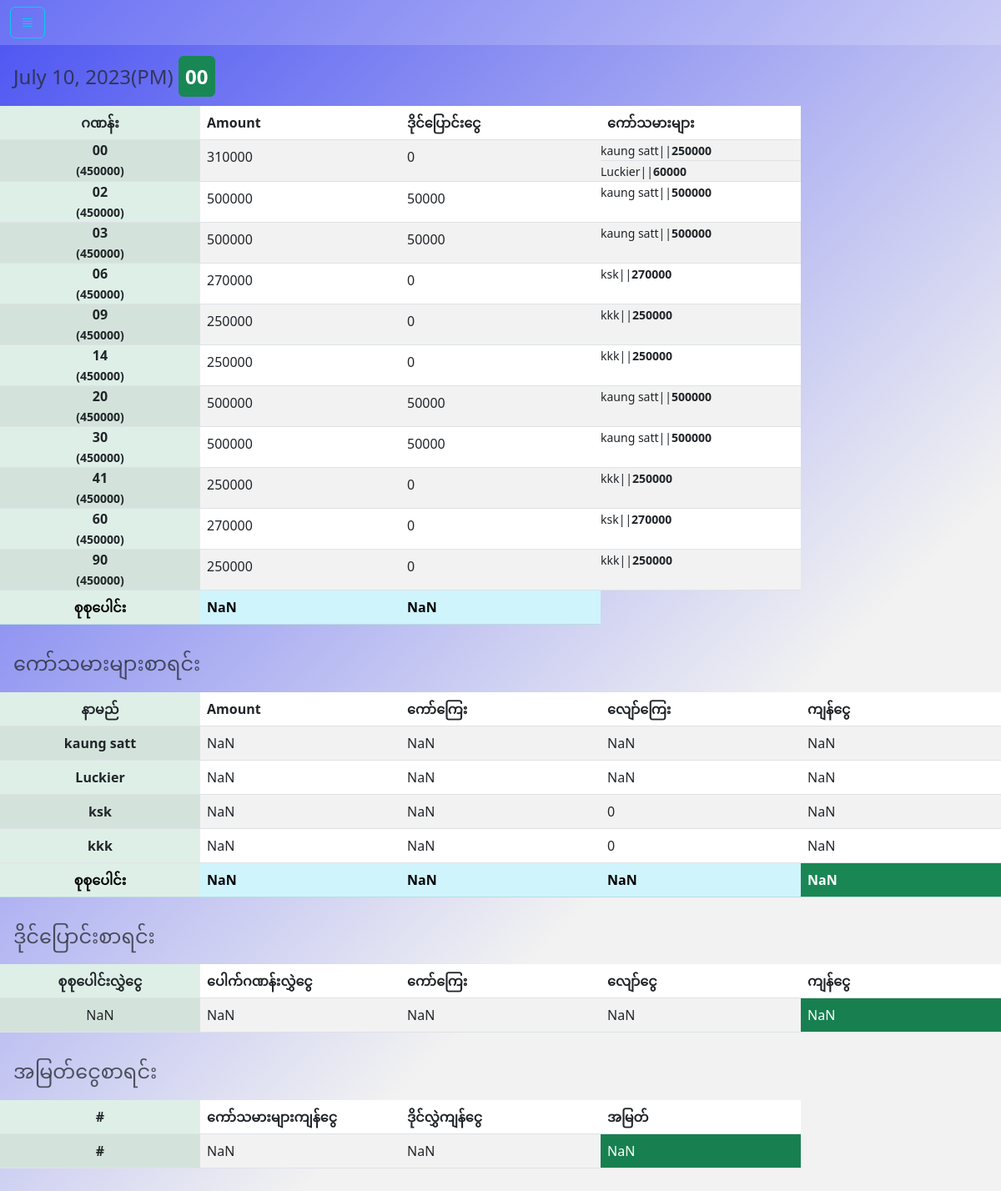
The app's page /history/13 (signed in) with its own data.
### twoD/models.py (models this page shows, shortened)
class Archive(models.Model):
    user = models.ForeignKey('User', models.CASCADE, related_name='ArchiveUser')
    archiveNum = models.ManyToManyField('ArchiveNum', related_name='ArchiveNums')
    session = models.ForeignKey('Seccion', models.CASCADE, related_name='ArchiveSession')
    jp = models.ForeignKey('Number', models.CASCADE, related_name='ArchiveJP', blank=True, null=True)
    total = models.IntegerField()
    transfer = models.IntegerField()

class Seccion(models.Model):
    date = models.DateField(default=timezone.now)
    ampm = models.CharField(max_length=3, default=getAmPm)

class Number(models.Model):
    num = models.CharField(max_length=3)

class ArchiveNum(models.Model):
    num = models.ForeignKey('Number', models.CASCADE, related_name='ArchiveNumNum')
    amount = models.IntegerField()
    limit = models.IntegerField(blank=True, null=True)
    archiveLog = models.ManyToManyField('ArchiveNumLog', related_name='archive_logs')

class ArchiveNumLog(models.Model):
    comm = models.ForeignKey('Commission', models.CASCADE, related_name='ArchiveNumLogComm', blank=True, null=True)
    amount = models.IntegerField()
    commRate = models.FloatField(default=0)

class Commission(models.Model):
    user = models.ForeignKey('User', models.CASCADE, related_name='CommissionUser')
    name = models.CharField(max_length=50)
    com_rate = models.FloatField()

### twoD/views.py (the view)
# urls.py: path('history/<int:id>', views.history, name='history'),
@login_required(login_url='/login')
def history(request, id):
    arc = get_object_or_404(Archive, user=request.user, pk=id)
    return render(request, 'twoD/history.html', {'arc': arc})

### twoD/templatetags/custom_tags.py (called while the page is built)
def subtract(value, arg):
    return value - arg

### twoD/templates/twoD/history.html (shortened to what this page needs)
{% extends "twoD/layout.html" %}
{% load custom_tags %}
{% load static %}
{% block body %}
<table class="table table-striped caption-top mb-4">
    <caption class='ms-3 mb-1'><h4>{{ arc.session.date }}({{ arc.session.ampm }}){% if arc.jp %} <b  class='text-bg-success rounded p-2' id='jpNum' data-id='{{ arc.jp.id }}'>{{ arc.jp.num }}</b>{% else %}<small class='text-warning ms-2'>(No JackPot Number)</small>{% endif %}</h4></caption>
    <thead>
      <tr>
        <th scope="col">ဂဏန်း</th>
        <th scope="col">Amount</th>
        <th scope="col">ဒိုင်ပြောင်းငွေ</th>
        <th scope="col">ကော်သမားများ</th>
      </tr>
    </thead>
    <tbody>
        {% for num in arc.archiveNum.all %}
        <tr {% if num.num.id == arc.jp.id %} class='text-bg-success'{% endif %}>
            <th scope="row" class='p-0'>
              <p class='m-0'>{{ num.num.num }}</p>
              <small class='m-0'>{% if num.limit %}({{ num.limit }}){% else %}(ဘရိတ်မပါ){% endif %}</small>
            </th>
            <td class='amounts'>{{ num.amount }}</td>
            <td class='transfers' data-num='{{ num.num.id }}'>
              {% if num.limit %}
              {% if num.amount > num.limit%}
              {{ num.amount|subtract:num.limit }}
              {% else %}
              0{% endif %}
              {% else %}0{% endif %}
            </td>
            <td class='p-0'>
              <ul class="list-group list-group-flush" style='height: fit-content;'>
                {% for log in num.archiveLog.all %}
                  {% if log.comm %}
                  <li class="list-group-item p-0" style="background-color: transparent;"><small>{{ log.comm.name }}||<b class='commsAmount' data-num='{{ num.num.id }}'  data-rate='{{ log.commRate }}' data-name='{{ log.comm.name }}' data-id='{{ log.comm.id }}'>{{ log.amount }}</b></small></li>
                  {% else %}
                  <li class="list-group-item p-0" style="background-color: transparent;"><small>ကိုယ်တိုင်||<b class='commsAmount' data-num='{{ num.num.id }}' data-name='No Commission' data-rate='{{ log.commRate }}' data-id=''>{{ log.amount }}</b></small></li>
                  {% endif %}
                {% endfor %}
              </ul>
            </td>
        </tr>
        {% endfor %}
    </tbody>
    <tfoot>
      <tr class="table-info">
        <th scope='row'>စုစုပေါင်း</th>
        <td><b id='total'></b></td>
        <td><b id='totalTransfer'></b></td>
      </tr>
    </tfoot>
</table>
<table class="table table-striped caption-top mb-4">
  <caption class='ms-3 mb-1'><h4>ကော်သမားများစာရင်း</h4></caption>
  <thead>
    <tr id='commTHead'>
      <th scope="col">နာမည်</th>
      <th scope="col">Amount</th>
      <th scope="col">ကော်ကြေး</th>
      <th scope="col" class='payout'>လျော်ကြေး</th>
      <th scope="col">ကျန်ငွေ</th>
    </tr>
  </thead>
  <tbody id='commTBody'>
  </tbody>
  <tfoot>
    <tr class="table-info">
      <th scope='row'>စုစုပေါင်း</th>
      <td><b id='totalAmount'></b></td>
      <td><b id='totalCommFee'></b></td>
      <td><b id='totalPO' class='payout'></b></td>
      <td><b id='totalGet'></b></td>
    </tr>
  </tfoot>
</table>
<table class="table table-striped caption-top  mb-4">
  <caption class='ms-3 mb-1'><h4>ဒိုင်ပြောင်းစာရင်း</h4></caption>
  <thead>
    <tr>
      <th scope="col">စုစုပေါင်းလွှဲငွေ</th>
      <th scope="col">ပေါက်ဂဏန်းလွှဲငွေ</th>
      <th scope="col">ကော်ကြေး</th>
      <th scope="col">လျော်ငွေ</th>
      <th scope="col">ကျန်ငွေ</th>
    </tr>
  </thead>
  <tbody id='transferBody'>
  </tbody>
</table>
<table id='profitTable' class="table table-striped caption-top">
  <caption class='ms-3 mb-1'><h4>အမြတ်ငွေစာရင်း</h4></caption>
  <thead>
    <tr>
      <th scope="col">#</th>
      <th scope="col">ကော်သမားများကျန်ငွေ</th>
      <th scope="col">ဒိုင်လွှဲကျန်ငွေ</th>
      <th scope="col">အမြတ်</th>
    </tr>
  </thead>
  <tbody id='profitBody'>
  </tbody>
</table>
<div style='height: 100px;'></div>
{% endblock %}

### twoD/static/twoD/styles.css (style rules this page uses)
:root, :root.light { --lig--color: #DEEFE7; --drk--color: #262626; --bg--color: #DEEFE7; --bg--txt: #002b56; --btn--pri: #159A9C; --btn--hov: #116a80; --crd--color: #FFFFFF; --crd--txt: #002952; --crd--hov: #ebebeb; --shd--color: #2e2e28; --shd-l1: 6px 6px 12px #117b7d, -6px -6px 12px #19b9bb; --shd-l2: 8px 8px 16px #10787a, -8px -8px 16px #1abcbe; --shd-l3: 10px 10px 20px #107475, -10px -10px 20px #1ac1c3; --shd-in: inset 10px 10px 20px #107475, inset -10px -10px 20px #1ac1c3; --bg--moz: -moz-linear-gradient(135deg, rgba(75,83,242,1) 0%, rgba(242,242,242,1) 66%); --bg--grd: linear-gradient(135deg, rgba(75,83,242,1) 0%, rgba(242,242,242,1) 66%); }
body { -webkit-background-size: cover; -moz-background-size: cover; -o-background-size: cover; background-size: cover; background-repeat: no-repeat; background-image: var(--bg--moz); background-image: var(--bg--grd); color: var(--bg--txt); background-attachment: fixed; }
table { width: fit-content !important; height: 100%; border-collapse: collapse; table-layout: auto; }
thead { position: sticky; top: 0; background-color: #f2f2f2; z-index: 5; }
th, td { padding: 8px; width: 15rem !important; }
th:first-child, td:first-child { position: sticky; left: 0; width: 40px; text-align: center; background-color: var(--lig--color); }

### records on screen
Archive: session "July 10, 2023", session.ampm "PM", jp.num "00"
ArchiveNum: num.num "00", limit "450000", amount "310000"
ArchiveNumLog: comm.name "kaung satt", amount "250000"
ArchiveNumLog: comm.name "Luckier", amount "60000"
ArchiveNum: num.num "02", limit "450000", amount "500000", amount|subtract "50000"
ArchiveNumLog: comm.name "kaung satt", amount "500000"
ArchiveNum: num.num "03", limit "450000", amount "500000", amount|subtract "50000"
ArchiveNumLog: comm.name "kaung satt", amount "500000"
ArchiveNum: num.num "06", limit "450000", amount "270000"
ArchiveNumLog: comm.name "ksk", amount "270000"
ArchiveNum: num.num "09", limit "450000", amount "250000"
ArchiveNumLog: comm.name "kkk", amount "250000"
ArchiveNum: num.num "14", limit "450000", amount "250000"
ArchiveNumLog: comm.name "kkk", amount "250000"
ArchiveNum: num.num "20", limit "450000", amount "500000", amount|subtract "50000"
ArchiveNumLog: comm.name "kaung satt", amount "500000"
ArchiveNum: num.num "30", limit "450000", amount "500000", amount|subtract "50000"
ArchiveNumLog: comm.name "kaung satt", amount "500000"
ArchiveNum: num.num "41", limit "450000", amount "250000"
ArchiveNumLog: comm.name "kkk", amount "250000"
ArchiveNum: num.num "60", limit "450000", amount "270000"
ArchiveNumLog: comm.name "ksk", amount "270000"
ArchiveNum: num.num "90", limit "450000", amount "250000"
ArchiveNumLog: comm.name "kkk", amount "250000"
